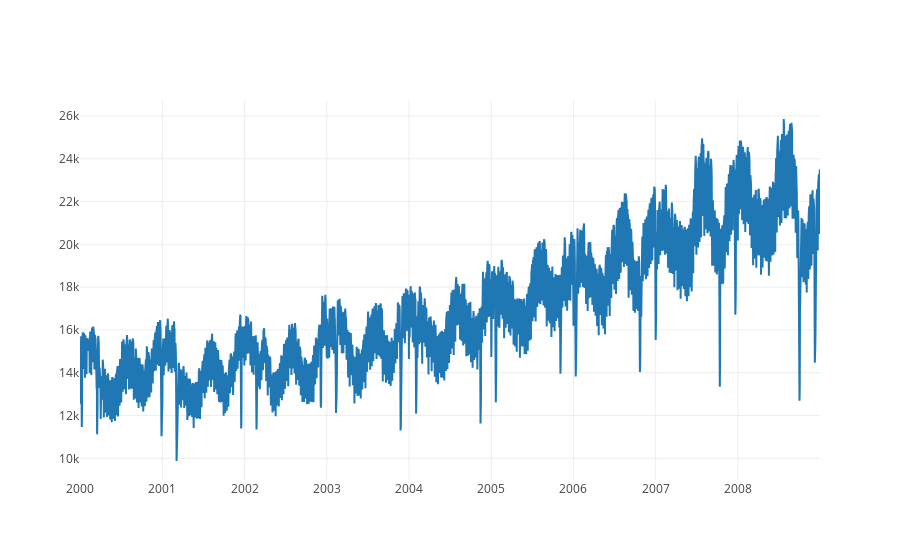

Here is the notebook cell this chart was saved with:
### Code cell
trace0 = go.Scatter(
    x = values.index,
    y = values['value'],
    mode = 'lines',
    name = 'markers'
)
data = [trace0]
iplot(data, filename='scatter-mode')

### Figure 1 — Plotly figure (JSON) as saved in the notebook; plotly's stock layout.template omitted (floating-point values rounded to 4 significant figures; data arrays with more than 128 entries replaced by an {"elided": "..."} marker saying what was removed)
{"data": [{"mode": "lines", "name": "markers", "type": "scatter", "x": {"elided": "3288 str values"}, "y": {"elided": "3288 float values"}}], "layout": {}}
